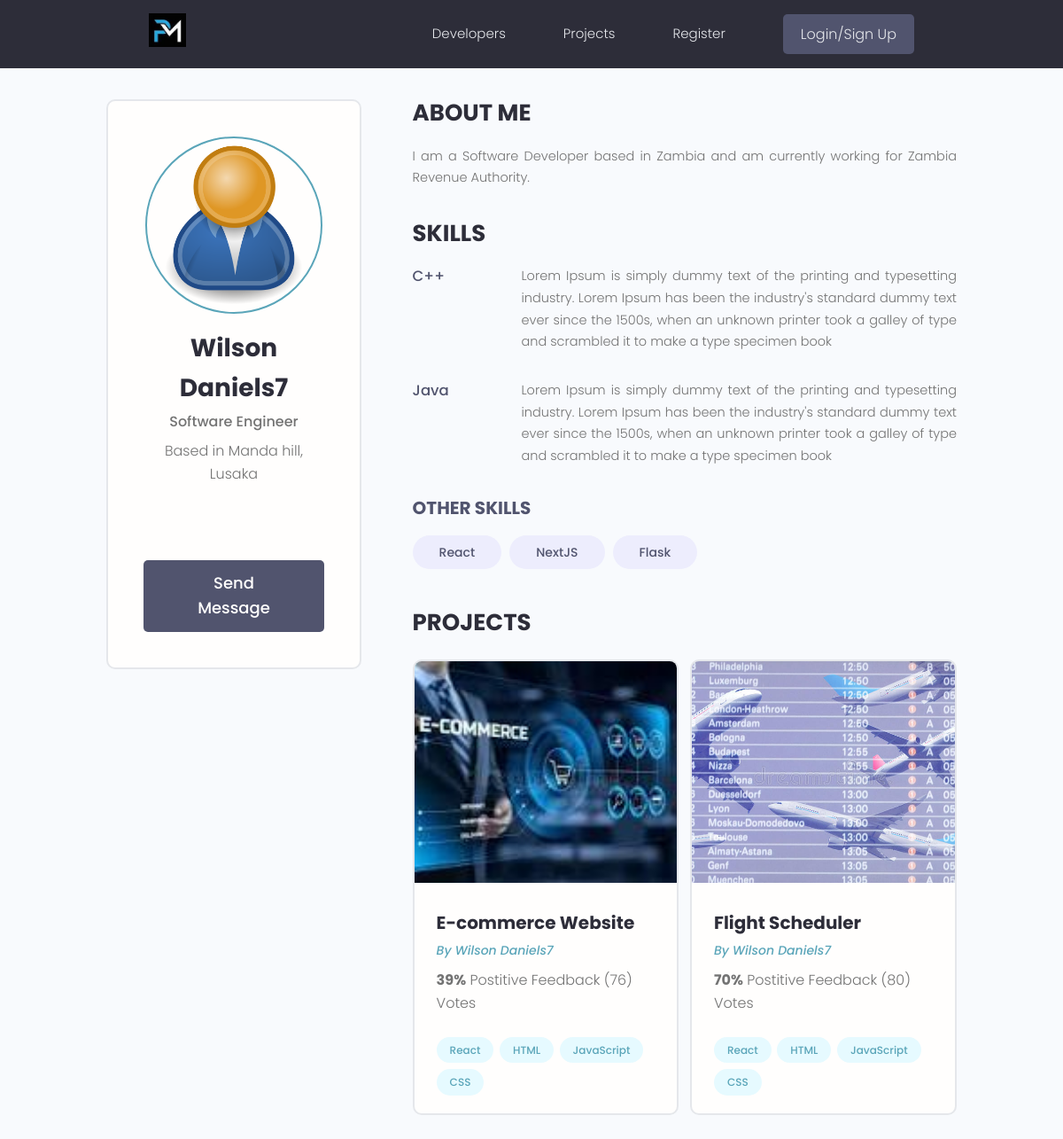
Screenshot of /profile/929bd2a6-204b-4c61-9475-3aba3c3c3811/ with the database file from the repository.
### users/models.py (models this page shows, shortened)
class Profile(models.Model):
    user = models.OneToOneField(User, on_delete=models.CASCADE, null=True, blank=True)
    name = models.CharField(max_length=200, blank=True, null=True)
    username = models.CharField(max_length=200, blank=True, null=True)
    location = models.CharField(max_length=200, blank=True, null=True)
    email = models.EmailField(max_length=500, null=True, blank=True)
    short_intro = models.CharField(max_length=200, null=True, blank=True)
    bio = models.TextField(null=True, blank=True)
    profile_image = models.ImageField(
        null=True, blank=True, upload_to="profiles/", default="profiles/user-default.png")
    social_github = models.CharField(max_length=200, blank=True, null=True)
    social_facebook = models.CharField(max_length=200, blank=True, null=True)
    social_linkedin = models.CharField(max_length=200, blank=True, null=True)
    social_twitter = models.CharField(max_length=200, blank=True, null=True)
    social_youtube = models.CharField(max_length=200, blank=True, null=True)
    social_website = models.CharField(max_length=200, blank=True, null=True)
    created = models.DateTimeField(auto_now_add=True)
    id = models.UUIDField(default=uuid.uuid4, unique=True,
                           primary_key=True, editable=False)

class Skill(models.Model):
    owner = models.ForeignKey(Profile, on_delete=models.CASCADE)
    name = models.CharField(max_length=200, blank=True, null=True)
    description = models.TextField(blank=True, null=True)
    created = models.DateTimeField(auto_now_add=True)
    id = models.UUIDField(default=uuid.uuid4, unique=True,
                           primary_key=True, editable=False)
    def __str__(self):
        return str(self.name)

### projects/models.py (models this page shows, shortened)
class Project(models.Model):
    owner = models.ForeignKey(Profile, null=True, blank=True, on_delete=models.SET_NULL)
    title = models.CharField(max_length=200)
    description = models.TextField(null=True, blank=True)
    featured_image = models.ImageField(null=True, blank=True, default='default.jpg')
    demo_link = models.CharField(max_length=2000, null=True, blank=True)
    source_link = models.CharField(max_length=2000, null=True, blank=True)
    tags = models.ManyToManyField('Tag', blank=True)
    vote_total = models.IntegerField(default=0, null=True, blank=True)
    vote_ratio = models.IntegerField(default=0, null=True, blank=True)
    created = models.DateTimeField(auto_now_add=True)
    id = models.UUIDField(default=uuid.uuid4, unique=True,
                           primary_key=True, editable=False)
    class Meta:
        ordering = ['created', 'title']

class Tag(models.Model):
    name = models.CharField(max_length=200)
    created = models.DateTimeField(auto_now_add=True)
    id = models.UUIDField(default=uuid.uuid4, unique=True,
                           primary_key=True, editable=False)
    def __str__(self):
        return self.name

### users/views.py (the view)
# urls.py: path('profile/<str:pk>/', views.userProfile, name="user-profile"),
def userProfile(request, pk):
    profile = Profile.objects.get(id=pk)
    topSkills = profile.skill_set.exclude(description__exact='')
    otherSkills = profile.skill_set.filter(description='')
    context = {
        'profile': profile,
        'topSkills': topSkills,
        'otherSkills': otherSkills,
    }
    return render(request, 'users/user-profile.html', context)

### users/templates/users/user-profile.html (shortened to what this page needs)
{% extends 'main.html' %}
{% block content %}
  <main class="profile my-md">
    <div class="container">
      <div class="layout">
        <div class="column column--1of3">
          <div class="card text-center">
            <div class="card__body dev">
              <img class="avatar avatar--xl" src="{{ profile.profile_image.url }}" />
              <h2 class="dev__name">{{ profile.name }}</h2>
              <p class="dev__title">{{ profile.short_intro }}</p>
              <p class="dev__location">Based in {{ profile.location }}</p>
              <ul class="dev__social">
              </ul>
              <a href="#" class="btn btn--sub btn--lg">Send Message </a>
            </div>
          </div>
        </div>
        <div class="column column--2of3">
          <div class="devInfo">
            <h3 class="devInfo__title">About Me</h3>
            <p class="devInfo__about">{{ profile.bio }}</p>
          </div>
          <div class="devInfo">
            <h3 class="devInfo__title">Skills</h3>
            <div class="devInfo__skills">
                {% for skill in topSkills %}
                    <div class="devSkill">
                        <h4 class="devSkill__title">{{ skill.name }}</h4>
                        <p class="devSkill__info">{{ skill.description }}</p>
                    </div>
                {% endfor %}
              <h3 class="devInfo__subtitle">Other Skills</h3>
              <div class="devInfo__otherSkills">
                {% for skill in otherSkills %}
                    <span class="tag tag--pill tag--sub tag--lg">
                    <small>{{ skill }}</small>
                    </span>
                {% endfor %}
              </div>
            </div>
          </div>
          <div class="devInfo">
            <h3 class="devInfo__title">Projects</h3>
            <div class="grid grid--two">
                {% for project in profile.project_set.all %}
                    <div class="column">
                        <div class="card project">
                        <a href="{% url 'project' project.id %}" class="project">
                            <img class="project__thumbnail" src="{{ project.featured_image.url }}" alt="project thumbnail" />
                            <div class="card__body">
                            <h3 class="project__title">{{ project.title }}</h3>
                            <p><a class="project__author" href="{% url 'user-profile' profile.id %}">By {{ profile.name }}</a></p>
                            <p class="project--rating">
                                <span style="font-weight: bold;">{{ project.vote_ratio }}%</span> Postitive
                                Feedback ({{ project.vote_total }}) Vote{{ project.vote_total|pluralize:"s" }}
                            </p>
                            <div class="project__tags">
                                {% for tag in project.tags.all %}
                                <span class="tag tag--pill tag--main">
                                <small>{{ tag }}</small>
                                </span>
                                {% endfor %}
                            </div>
                            </div>
                        </a>
                        </div>
                    </div>
              {% endfor %}
            </div>
          </div>
        </div>
      </div>
    </div>
  </main>
{% endblock content %}

### static/css/app.css (style rules this page uses)
:root { --color-sub: #2d2d39; }
.btn--sub { background-color: var(--color-sub-light); }
.card { border: 2px solid var(--color-light); }
img { width: 100%; }
.profile .card > .dev { padding: 4rem; }
.dev__name { color: var(--color-sub); font-size: 2.8rem; font-weight: 700; margin-top: 1rem; margin-bottom: 0.5rem; }
.dev__title { font-size: 1.6rem; font-weight: 500; line-height: 1.3; }
.dev__location { margin-top: 1rem; }
.dev__social { margin: 3rem 0; list-style: none; display: flex; justify-content: center; gap: 1.5rem; }
.devInfo { margin-bottom: 3rem; }
.devInfo__title, .devInfo__subtitle { font-size: 2.6rem; color: var(--color-sub); text-transform: uppercase; font-weight: 700; margin-bottom: 1.5rem; }
.devInfo__subtitle { font-size: 2rem; color: var(--color-sub-light); }
.devInfo__about, .devSkill__info { font-size: 1.45rem; line-height: 1.7; text-align: justify; }
.devSkill { margin-bottom: 3rem; }
.devSkill__title { font-size: 1.65rem; font-weight: 500; color: var(--color-sub-light); }
@media screen and (min-width: 700px) { .devSkill { display: flex; justify-content: space-between; gap: 3rem; } }
@media screen and (min-width: 700px) { .devSkill__info { flex-basis: 80%; } }
.project__author { font-size: 1.4rem; font-style: italic; }
.project--rating { margin-bottom: 1.6em; margin-top: .5em; }
.project__thumbnail { height: 25rem; object-fit: cover; object-position: top center; }
.project__title { font-size: 2rem; font-weight: 700; color: var(--color-sub); }

### static/uikit/styles/modules/_variables.css (style rules this page uses)
:root { --color-main: #5aa5b9; --color-main-light: #e6faff; --color-sub: #3f4156; --color-sub-light: #51546e; --color-sub-lighter: #ededfd; --color-text: #737373; --color-gray: #8b8b8b; --color-light: #e5e7eb; --color-light-gray: #767676; --color-bg: #f8fafd; --color-white: #fffefd; --color-white-light: #f3f3f3; --color-success: #359e64; --color-success-bg: #def8e8; --color-error: #fc4b0b; --color-error-bg: #fff2ee; --font-base: 'Poppins', arial, helvetica, 'Segoe UI', roboto, ubuntu, sans-serif; --font-monospace: 'Fira Code', 'Courier New', courier, monospace; --font-regular: 300; --font-medium: 500; --font-bold: 700; --generic-shadow: 1px 1px 5px #00000010; --generic-transition: all 0.3s ease-in-out; }

### static/uikit/styles/modules/_base.css (style rules this page uses)
* { margin: 0; padding: 0; box-sizing: border-box; text-rendering: optimizeLegibility; color: inherit; font-size: inherit; }
html { font-size: 50%; }
@media only screen and (min-width: 480px) { html { font-size: 56.25%; } }
@media only screen and (min-width: 1200px) { html { font-size: 62.5%; } }
body { line-height: 1.6; font-weight: 400; font-size: 1.5rem; color: var(--color-text); background-color: var(--color-bg); min-height: 100vh; }

### static/uikit/styles/modules/_typography.css (style rules this page uses)
* { font-family: var(--font-base); }
h2 { font-size: 3.6rem; font-weight: var(--font-bold); }
h3 { font-size: 3.2rem; font-weight: var(--font-medium); }
h4 { font-size: 2.8rem; font-weight: var(--font-medium); }
p, span, strong { font-size: 1.6rem; color: var(--color-text); font-weight: var(--font-regular); }
a { padding-bottom: 2px; text-decoration: none; display: inline-block; color: var(--color-main); font-weight: var(--font-medium); }

### static/uikit/styles/modules/_utilities.css (style rules this page uses)
.container { width: 92%; max-width: 165rem; margin: 0 auto; box-sizing: border-box; }
@media screen and (min-width: 1000px) { .container { width: 90%; } }
@media screen and (min-width: 1200px) { .container { width: 80%; } }
.text-center { text-align: center; }
.my-md { margin: 3rem auto; }

### static/uikit/styles/modules/_avatar.css (style rules this page uses)
.avatar { border-radius: 50%; border: 2px solid var(--color-main); object-fit: cover; }
.avatar--xl { height: 20rem; width: 20rem; }

### static/uikit/styles/modules/_button.css (style rules this page uses)
.btn { display: inline-block; position: relative; cursor: pointer; background-color: var(--color-light); font-weight: var(--font-medium); color: var(--color-sub); text-decoration: none; padding: 1rem 2rem; border-radius: 0.5rem; border: none; width: -webkit-fit-content; width: -moz-fit-content; width: fit-content; height: -webkit-fit-content; height: -moz-fit-content; height: fit-content; font-size: 1.6rem; outline-width: 0; outline-color: transparent; -webkit-backface-visibility: hidden; backface-visibility: hidden; transition: all 0.3s ease-in-out; }
.btn--sub { background-color: var(--color-sub); color: var(--color-white); }
.btn--lg { font-size: 1.8rem; padding: 1.2rem 4.5rem; }

### static/uikit/styles/modules/_card.css (style rules this page uses)
.card { border-radius: 1rem; background-color: var(--color-white); border: 1.5px solid var(--color-light); width: auto; height: auto; margin-top: 0.5rem; margin-bottom: 0.5rem; overflow: hidden; }
.card__body, .card__header { padding: 2rem 2.5rem; }

### rows the page displays
Profile: profile_image (placeholder picture), name "Wilson Daniels7", short_intro "Software Engineer", location "Manda hill, Lusaka", bio "I am a Software Developer based in Zambia and am currently working for Zambia Revenue Authority."
Skill: name "C++", description "Lorem Ipsum is simply dummy text of the printing and typesetting industry. Lorem Ipsum has been the industry's standard dummy text ever since the 1500s, when an unknown printer took a galley of type and scrambled it to make a type specimen book"
Skill: name "Java", description "Lorem Ipsum is simply dummy text of the printing and typesetting industry. Lorem Ipsum has been the industry's standard dummy text ever since the 1500s, when an unknown printer took a galley of type and scrambled it to make a type specimen book"
Skill: name "React"
Skill: name "NextJS"
Skill: name "Flask"
Project: featured_image (picture), title "E-commerce Website", vote_ratio "39", vote_total "76"
Tag: name "React"
Tag: name "HTML"
Tag: name "JavaScript"
Tag: name "CSS"
Project: featured_image (picture), title "Flight Scheduler", vote_ratio "70", vote_total "80"
